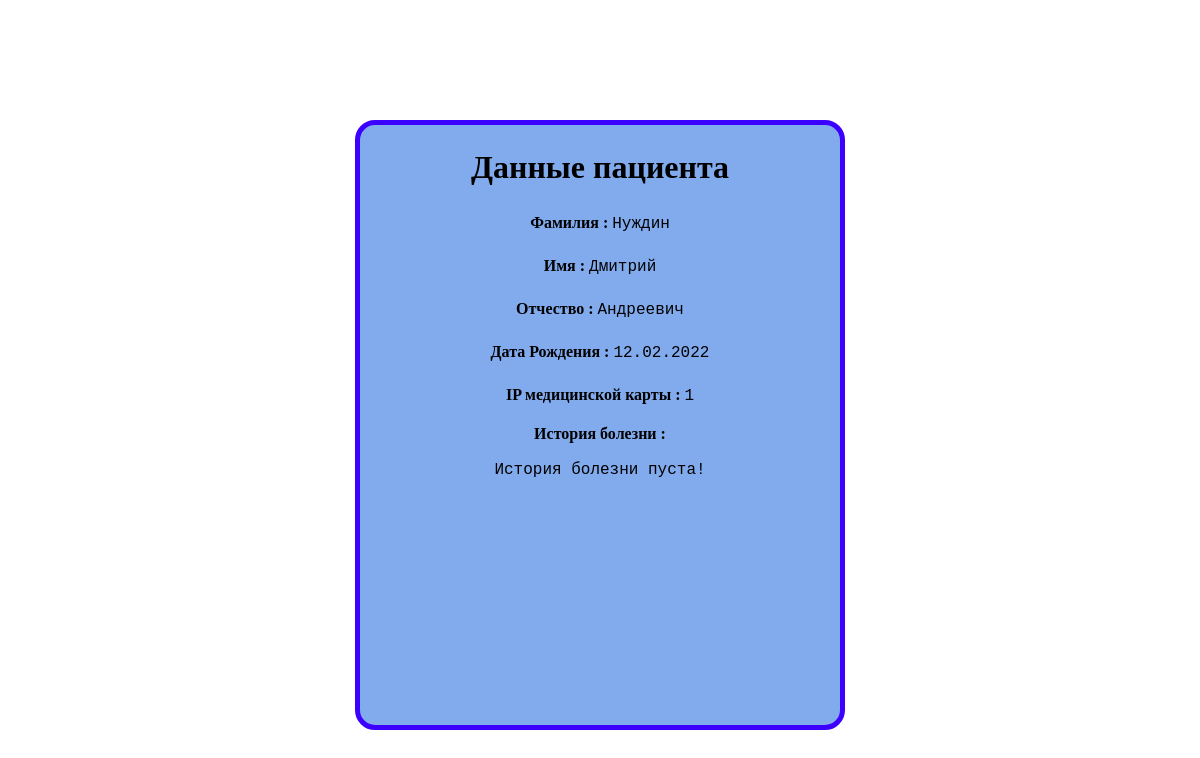
Before: /main (signed in) with the older database file.
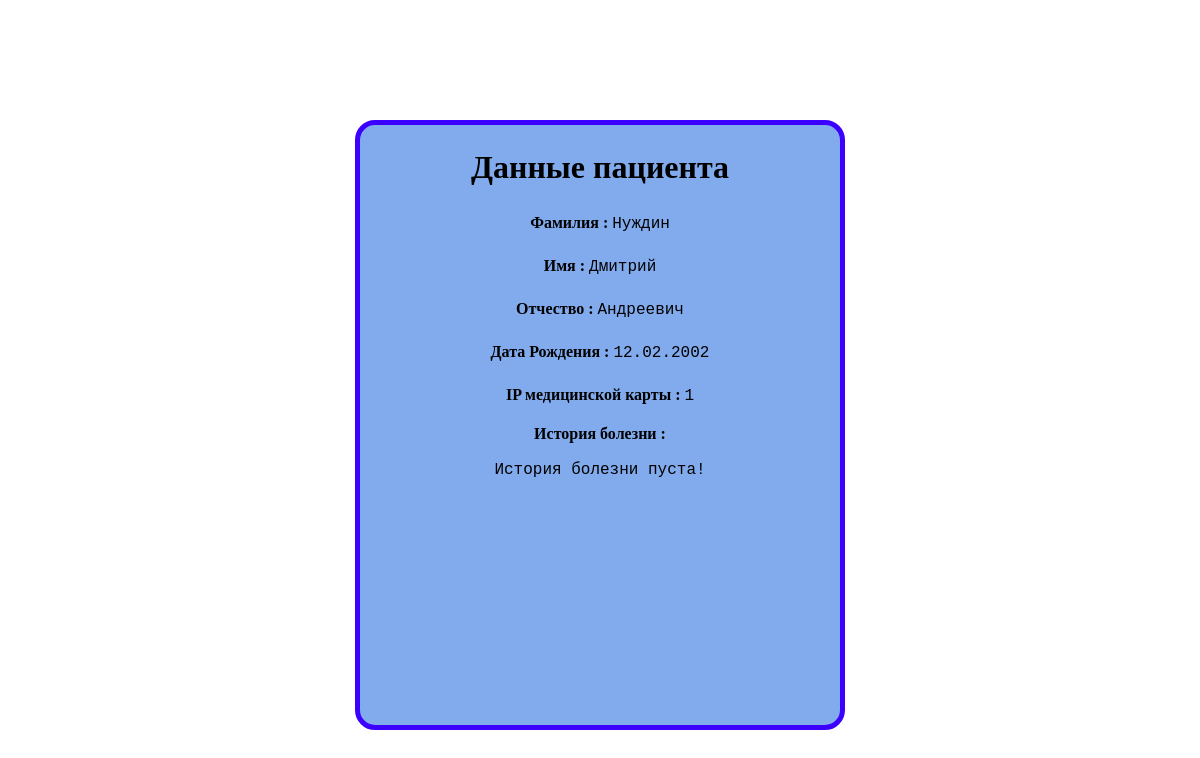
After: the same page with the newer database file.
### tables this page shows
CREATE TABLE medcards (
                        ID INTEGER,
                        created_date TEXT,
                        first_name TEXT, 
                        second_name TEXT,
                        third_name TEXT,
                        birthdate TEXT,
                        history TEXT);

### main.py (the view)
@app.route("/main")
def mainwindow():
    CardInfo = GetCardInfo(session['user']['medid'])
    if CardInfo == False:
        have_card = ""
        message = ""
        return render_template("main.html", message = message,
                                        have_card=have_card)
    else:
        first_name = CardInfo['first_name']
        second_name = CardInfo['second_name']
        third_name = CardInfo['third_name']
        birthdate = CardInfo['birthdate']
        medid = CardInfo['ID']
        history = CardInfo['history']
        have_card = "Yes"
        message = ""
        return render_template("main.html", message = message,
                                        have_card=have_card,
                                        first_name=first_name,
                                        second_name=second_name,
                                        third_name=third_name,
                                        birthdate=birthdate,
                                        medid=medid,
                                        history=history)

### db.py (called while the page is built)
def GetCardInfo(id):
    try:
        db_connect = sqlite3.connect(NAME_BASE)
        cursor = db_connect.cursor()
        db_query = ''' SELECT * FROM medcards
                    WHERE ID = ?
        '''
        cursor.execute(db_query, [(id)])
        info = cursor.fetchall()
        if len(info) != 0:
            CardInfo = {
                'ID': id,
                'created_date': str(info[0][1]),
                'first_name': str(info[0][2]),
                'second_name': str(info[0][3]),
                'third_name': str(info[0][4]),
                'birthdate': str(info[0][5]),
                'history': str(info[0][6])
            }
            return CardInfo
        else:
            return False
    except sqlite3.Error as error:
        print("Ошибка при загрузке аккаунта SQLite: ", error)
    finally:
        if (db_connect):
            db_connect.close()

### templates/main.html (shortened to what this page needs)
<!DOCTYPE html>
<html lang="en">
<head>
    <link rel="stylesheet" href="{{ url_for('static', filename='css/main.css') }}">
</head>
<body>
    <div class="box1">
        {% if have_card %}
        <h1 class="h">Данные пациента</h1>
            <div class="surnam">
                <label class="weight" for="surname">Фамилия :</label> <label class="font">{{ second_name }}</label>
            </div>
            <div class="surnam">
                <label class="weight" for="surname">Имя :</label> <label class="font">{{ first_name }}</label>
            </div>
            <div class="surnam">
                <label class="weight" for="surname">Отчество :</label> <label class="font">{{ third_name }}</label>
            </div>
            <div class="surnam">
                <label class="weight" for="surname">Дата Рождения :</label> <label class="font">{{ birthdate }}</label>
            </div>
            <div class="surnam">
                <label class="weight" for="surname">IP медицинской карты :</label> <label class="font">{{ medid }}</label>
            </div>
            <div class="histori">
                <label class="weight" for="surname">История болезни :</label>
                <br><br>
                <lable class="box2">
                    {% if history != 'None'%}
                    {{ history }}
                    {% else %}
                    История болезни пуста!
                    {% endif %}
                </lable>
            </div>
        {% else%}
            <div class="havent">У вас нет медицинской карты!</div>
            <p>{{message}}</p>
        {% endif %}
    </div>
</body>
</html>

### static/css/main.css (style rules this page uses)
* { margin: 0; padding: 0; }
body { width: 100vw; }
.box1 { display: block; border:5px solid rgb(60, 0, 255) ; border-radius: 20px; height: 75vh; width: 40vw; margin: 0 auto; text-align: center; margin-top: 15vh; min-width: 360px; background-color: #82ABED; }
.h { margin-top:5%; margin-bottom: 2vh; }
.surnam { padding:1vw; font-size: 2vh; }
.weight { font-weight:900; }
.font { font-family: 'Courier New', Courier, monospace; }
.histori { padding-top: 1vh; font-size: 2vh; height: 49%; }
.box2 { display: block; margin: 0 auto; width: 50vh; height: auto; overflow: auto; height: 18vh; font-family: 'Courier New', Courier, monospace; margin-bottom: 8vw; }

Changed rows visible on the page:
changed medcards "Нуждин": birthdate "12.02.2022" → "12.02.2002"
